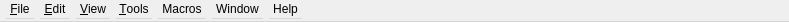
<?xml version="1.0" encoding="UTF-8"?>
<ui version="4.0">
 <class>DactMenuBar</class>
 <widget class="QMenuBar" name="DactMenuBar">
  <property name="geometry">
   <rect>
    <x>0</x>
    <y>0</y>
    <width>789</width>
    <height>22</height>
   </rect>
  </property>
  <widget class="QMenu" name="menuFile">
   <property name="title">
    <string>&amp;File</string>
   </property>
   <widget class="RecentFilesMenu" name="menuRecentFiles">
    <property name="title">
     <string>Open Recent</string>
    </property>
   </widget>
   <addaction name="openAction"/>
   <addaction name="remoteAction"/>
   <addaction name="menuRecentFiles"/>
   <addaction name="separator"/>
   <addaction name="saveAsAction"/>
   <addaction name="separator"/>
   <addaction name="saveCorpus"/>
   <addaction name="xmlExportAction"/>
   <addaction name="pdfExportAction"/>
   <addaction name="printAction"/>
   <addaction name="separator"/>
   <addaction name="quitAction"/>
  </widget>
  <widget class="QMenu" name="menuEdit">
   <property name="title">
    <string>&amp;Edit</string>
   </property>
   <addaction name="focusFilterAction"/>
   <addaction name="focusHighlightAction"/>
   <addaction name="separator"/>
   <addaction name="globalCopyAction"/>
   <addaction name="globalCutAction"/>
   <addaction name="globalPasteAction"/>
   <addaction name="separator"/>
   <addaction name="preferencesAction"/>
  </widget>
  <widget class="QMenu" name="menuView">
   <property name="title">
    <string>&amp;View</string>
   </property>
   <addaction name="previousAction"/>
   <addaction name="nextAction"/>
   <addaction name="separator"/>
   <addaction name="fitAction"/>
   <addaction name="zoomInAction"/>
   <addaction name="zoomOutAction"/>
   <addaction name="separator"/>
   <addaction name="previousTreeNodeAction"/>
   <addaction name="nextTreeNodeAction"/>
   <addaction name="separator"/>
   <addaction name="inspectorAction"/>
   <addaction name="toolbarAction"/>
   <addaction name="separator"/>
   <addaction name="toggleFullScreenAction"/>
  </widget>
  <widget class="QMenu" name="menuTools">
   <property name="title">
    <string>&amp;Tools</string>
   </property>
   <widget class="QMenu" name="convertCorpusMenu">
    <property name="title">
     <string>Convert corpus</string>
    </property>
    <addaction name="convertDirectoryCorpusAction"/>
    <addaction name="convertCompactCorpusAction"/>
   </widget>
   <addaction name="webserviceAction"/>
   <addaction name="convertCorpusMenu"/>
   <addaction name="separator"/>
   <addaction name="clearHistoryAction"/>
   <addaction name="separator"/>
   <addaction name="checkForUpdatesAction"/>
  </widget>
  <widget class="QMenu" name="menuHelp">
   <property name="title">
    <string>Help</string>
   </property>
   <addaction name="helpAction"/>
   <addaction name="cookbookAction"/>
   <addaction name="aboutAction"/>
  </widget>
  <widget class="DactMacrosMenu" name="menuMacros">
   <property name="title">
    <string>Macros</string>
   </property>
   <addaction name="separator"/>
   <addaction name="loadMacrosAction"/>
  </widget>
  <widget class="QMenu" name="menuWindow">
   <property name="title">
    <string>Window</string>
   </property>
   <addaction name="minimizeAction"/>
   <addaction name="closeAction"/>
  </widget>
  <action name="quitAction">
   <property name="text">
    <string>&amp;Quit</string>
   </property>
   <property name="shortcut">
    <string>Ctrl+Q</string>
   </property>
   <property name="iconVisibleInMenu">
    <bool>false</bool>
   </property>
  </action>
  <action name="fitAction">
   <property name="icon">
    <iconset resource="../resources/dact.qrc">
     <normaloff>:/icons/viewmagfit.png</normaloff>:/icons/viewmagfit.png</iconset>
   </property>
   <property name="text">
    <string>Fit</string>
   </property>
   <property name="toolTip">
    <string>Fit tree to tree view (Ctrl+0)</string>
   </property>
   <property name="shortcut">
    <string>Ctrl+0</string>
   </property>
   <property name="iconVisibleInMenu">
    <bool>false</bool>
   </property>
  </action>
  <action name="zoomInAction">
   <property name="icon">
    <iconset resource="../resources/dact.qrc">
     <normaloff>:/icons/viewmag+.png</normaloff>:/icons/viewmag+.png</iconset>
   </property>
   <property name="text">
    <string>Zoom in</string>
   </property>
   <property name="toolTip">
    <string>Zoom in on tree (Ctrl+=)</string>
   </property>
   <property name="shortcut">
    <string>Ctrl+=</string>
   </property>
   <property name="iconVisibleInMenu">
    <bool>false</bool>
   </property>
  </action>
  <action name="zoomOutAction">
   <property name="icon">
    <iconset resource="../resources/dact.qrc">
     <normaloff>:/icons/viewmag-.png</normaloff>:/icons/viewmag-.png</iconset>
   </property>
   <property name="text">
    <string>Zoom out</string>
   </property>
   <property name="toolTip">
    <string>Zoom out (Ctrl+-)</string>
   </property>
   <property name="shortcut">
    <string>Ctrl+-</string>
   </property>
   <property name="iconVisibleInMenu">
    <bool>false</bool>
   </property>
  </action>
  <action name="nextTreeNodeAction">
   <property name="enabled">
    <bool>false</bool>
   </property>
   <property name="icon">
    <iconset resource="../resources/dact.qrc">
     <normaloff>:/icons/1rightarrow.png</normaloff>:/icons/1rightarrow.png</iconset>
   </property>
   <property name="text">
    <string>Next node</string>
   </property>
   <property name="toolTip">
    <string>Next node (Ctrl+Right)</string>
   </property>
   <property name="shortcut">
    <string>Ctrl+Right</string>
   </property>
   <property name="iconVisibleInMenu">
    <bool>false</bool>
   </property>
  </action>
  <action name="previousTreeNodeAction">
   <property name="enabled">
    <bool>false</bool>
   </property>
   <property name="icon">
    <iconset resource="../resources/dact.qrc">
     <normaloff>:/icons/1leftarrow.png</normaloff>:/icons/1leftarrow.png</iconset>
   </property>
   <property name="text">
    <string>Previous node</string>
   </property>
   <property name="toolTip">
    <string>Previous node (Ctrl+Left)</string>
   </property>
   <property name="shortcut">
    <string>Ctrl+Left</string>
   </property>
   <property name="iconVisibleInMenu">
    <bool>false</bool>
   </property>
  </action>
  <action name="nextAction">
   <property name="icon">
    <iconset resource="../resources/dact.qrc">
     <normaloff>:/icons/next.png</normaloff>:/icons/next.png</iconset>
   </property>
   <property name="text">
    <string>Next</string>
   </property>
   <property name="toolTip">
    <string>Next sentence/tree (Ctrl+Down)</string>
   </property>
   <property name="shortcut">
    <string>Ctrl+Down</string>
   </property>
   <property name="iconVisibleInMenu">
    <bool>false</bool>
   </property>
  </action>
  <action name="previousAction">
   <property name="icon">
    <iconset resource="../resources/dact.qrc">
     <normaloff>:/icons/previous.png</normaloff>:/icons/previous.png</iconset>
   </property>
   <property name="text">
    <string>Previous</string>
   </property>
   <property name="toolTip">
    <string>Previous sentence/tree (Ctrl+Up)</string>
   </property>
   <property name="shortcut">
    <string>Ctrl+Up</string>
   </property>
   <property name="iconVisibleInMenu">
    <bool>false</bool>
   </property>
  </action>
  <action name="openAction">
   <property name="icon">
    <iconset resource="../resources/dact.qrc">
     <normaloff>:/icons/fileopen.png</normaloff>:/icons/fileopen.png</iconset>
   </property>
   <property name="text">
    <string>&amp;Open…</string>
   </property>
   <property name="shortcut">
    <string>Ctrl+O</string>
   </property>
   <property name="iconVisibleInMenu">
    <bool>false</bool>
   </property>
  </action>
  <action name="printAction">
   <property name="icon">
    <iconset resource="../resources/dact.qrc">
     <normaloff>:/icons/fileprint.png</normaloff>:/icons/fileprint.png</iconset>
   </property>
   <property name="text">
    <string>&amp;Print…</string>
   </property>
   <property name="iconVisibleInMenu">
    <bool>false</bool>
   </property>
  </action>
  <action name="xmlExportAction">
   <property name="text">
    <string>Export to XML…</string>
   </property>
  </action>
  <action name="pdfExportAction">
   <property name="icon">
    <iconset resource="../resources/dact.qrc">
     <normaloff>:/icons/pdf.png</normaloff>:/icons/pdf.png</iconset>
   </property>
   <property name="text">
    <string>Export to PDF…</string>
   </property>
   <property name="iconVisibleInMenu">
    <bool>false</bool>
   </property>
  </action>
  <action name="aboutAction">
   <property name="text">
    <string>About</string>
   </property>
  </action>
  <action name="helpAction">
   <property name="text">
    <string>Help</string>
   </property>
   <property name="shortcut">
    <string>F1</string>
   </property>
  </action>
  <action name="remoteAction">
   <property name="text">
    <string>Open &amp;Remote…</string>
   </property>
   <property name="shortcut">
    <string>Ctrl+R</string>
   </property>
  </action>
  <action name="saveAsAction">
   <property name="text">
    <string>&amp;Save as…</string>
   </property>
   <property name="shortcut">
    <string>Ctrl+S</string>
   </property>
  </action>
  <action name="saveCorpus">
   <property name="text">
    <string>Export to corpus…</string>
   </property>
  </action>
  <action name="preferencesAction">
   <property name="text">
    <string>Preferences</string>
   </property>
   <property name="shortcut">
    <string>Ctrl+,</string>
   </property>
  </action>
  <action name="focusFilterAction">
   <property name="text">
    <string>Filter</string>
   </property>
   <property name="shortcut">
    <string>Ctrl+F</string>
   </property>
  </action>
  <action name="focusHighlightAction">
   <property name="text">
    <string>Highlight</string>
   </property>
   <property name="shortcut">
    <string>Ctrl+Shift+H</string>
   </property>
  </action>
  <action name="inspectorAction">
   <property name="checkable">
    <bool>true</bool>
   </property>
   <property name="icon">
    <iconset resource="../resources/dact.qrc">
     <normaloff>:/icons/documentinfo.png</normaloff>:/icons/documentinfo.png</iconset>
   </property>
   <property name="text">
    <string>Inspector</string>
   </property>
   <property name="toolTip">
    <string>Show node inspector</string>
   </property>
   <property name="shortcut">
    <string>Ctrl+I</string>
   </property>
   <property name="iconVisibleInMenu">
    <bool>false</bool>
   </property>
  </action>
  <action name="webserviceAction">
   <property name="text">
    <string>Parse sentences...</string>
   </property>
  </action>
  <action name="filterOnAttributeAction">
   <property name="text">
    <string>Filter on attribute</string>
   </property>
  </action>
  <action name="loadMacrosAction">
   <property name="text">
    <string>Load file…</string>
   </property>
  </action>
  <action name="globalCopyAction">
   <property name="text">
    <string>Copy</string>
   </property>
  </action>
  <action name="globalCutAction">
   <property name="text">
    <string>Cut</string>
   </property>
  </action>
  <action name="globalPasteAction">
   <property name="text">
    <string>Paste</string>
   </property>
  </action>
  <action name="clearHistoryAction">
   <property name="text">
    <string>Clear query history</string>
   </property>
  </action>
  <action name="minimizeAction">
   <property name="text">
    <string>Minimize</string>
   </property>
   <property name="shortcut">
    <string>Ctrl+M</string>
   </property>
  </action>
  <action name="toolbarAction">
   <property name="checkable">
    <bool>true</bool>
   </property>
   <property name="text">
    <string>Toolbar</string>
   </property>
   <property name="shortcut">
    <string>Ctrl+T</string>
   </property>
  </action>
  <action name="actionConvert_corpus">
   <property name="text">
    <string>Convert corpus…</string>
   </property>
  </action>
  <action name="convertDirectoryCorpusAction">
   <property name="text">
    <string>Directory corpus…</string>
   </property>
  </action>
  <action name="convertCompactCorpusAction">
   <property name="text">
    <string>Compact corpus…</string>
   </property>
  </action>
  <action name="cookbookAction">
   <property name="text">
    <string>Cookbook</string>
   </property>
  </action>
  <action name="toggleFullScreenAction">
   <property name="text">
    <string>Toggle Full Screen</string>
   </property>
   <property name="shortcut">
    <string>Meta+Ctrl+F</string>
   </property>
  </action>
  <action name="checkForUpdatesAction">
   <property name="text">
    <string>Check for updates</string>
   </property>
   <property name="visible">
    <bool>false</bool>
   </property>
  </action>
  <action name="closeAction">
   <property name="text">
    <string>Close</string>
   </property>
   <property name="shortcut">
    <string>Ctrl+W</string>
   </property>
  </action>
  <addaction name="menuFile"/>
  <addaction name="menuEdit"/>
  <addaction name="menuView"/>
  <addaction name="menuTools"/>
  <addaction name="menuMacros"/>
  <addaction name="menuWindow"/>
  <addaction name="menuHelp"/>
 </widget>
 <customwidgets>
  <customwidget>
   <class>RecentFilesMenu</class>
   <extends>QMenu</extends>
   <header>RecentFilesMenu.hh</header>
  </customwidget>
  <customwidget>
   <class>DactMacrosMenu</class>
   <extends>QMenu</extends>
   <header>DactMacrosMenu.hh</header>
  </customwidget>
 </customwidgets>
 <resources>
  <include location="../resources/dact.qrc"/>
 </resources>
 <connections/>
</ui>
